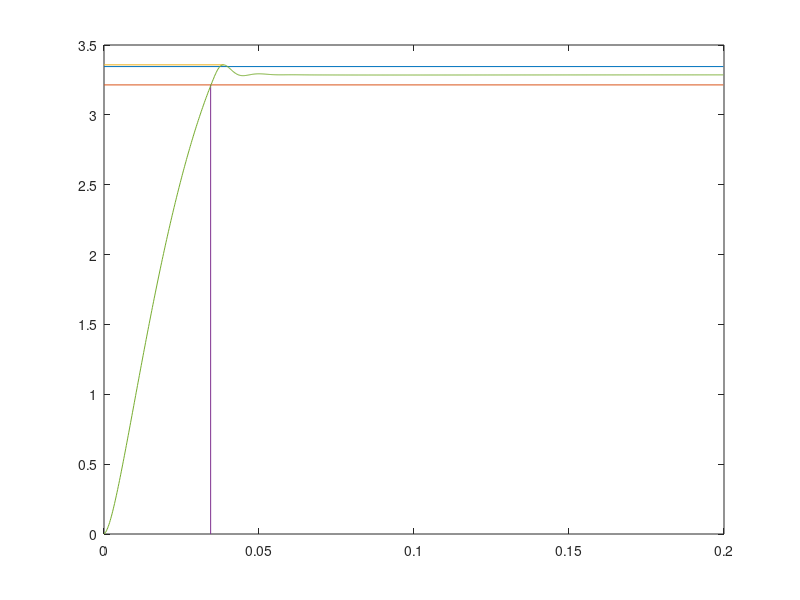

The MATLAB source for this figure:
%-------------object control--------------
%--- a1*D^(1+mu)*I + a0*D^mu*I + I = K ---
clear
% a1 = 0.0090267; % 0.0040267
% a0 = 0.1024334;
% b0 = 1;
% K = 1.1102*4.1/24.4; % 1.1452
% mu = 0.2499;

b0 = 1;

a0 = 0.127090;
a1 = 0.00619252;
K = 0.1927788;
mu = 0.353273;

dt = 0.0002; %0.00035;%0.000008

znam = a1*dt + a0*dt*dt;
hnK = K*dt*dt/znam;
hnA1 = (a1*dt)/znam;
hnB0 = (b0*dt*dt)/znam;

n_point = 1000;

Tmu = 0.001;
kp = 24.4/10;
kdt = 10/4.1;
%regulators
K1 = 27.78720;
K2 = 64.101629;
K3 = 0.001;

perf(n_point) = 0;
stableTime = 0.03;
slope = 8 / stableTime;
for l = 1:n_point
    if (l - 1) * dt <= stableTime
        perf(l) = (l - 1) * dt * slope;
    else
        perf(l) = 8;
    end
end

error = 0;

x(n_point) = 0;
dy(n_point) = 0;
f1(n_point) = 0;
y(n_point) = 0;
fmu1(n_point) = 0;

du_t(n_point) = 0;
u_zt(n_point) = 0;
u1(n_point) = 0;
u2(n_point) = 0;
u3(n_point) = 0;
u_sumR(n_point) = 0;
u_dt(n_point) = 0;
u_in(n_point) = 0;

max_t = 0.0;
flag = 0;

time_in = 0.0;
for i= 1:n_point
    %reference current
    u_zt(i)= 8;
    %summator
    if i==1
        du_t(i) = u_zt(i)-0;
    else
        du_t(i) = u_zt(i)-u_dt(i-1);
    end
    
%     if i==1
%         uf(i)= (0*Tf + 1*du_t(i)*dt)/(Tf+dt);
%     else
%         uf(i)= (uf(i-1)*Tf + 1*du_t(i)*dt)/(Tf+dt);
%     end
    
    %1 proportinal
    if i==1
        u1(i) = K1 * 0;
    else
        u1(i) = K1 * du_t(i);
    end
        
    %2 integration
    if i==1
        u2(i)= 0 + du_t(i)*K2*dt;
    else
        u2(i)= u2(i-1) + du_t(i)*K2*dt;
    end
    
    %3 differentianal
    if i==1
        u3(i)= K3 * (du_t(i) - 0) / dt;
    else
        u3(i)= K3 * (du_t(i) - du_t(i-1)) / dt;
    end
    
    %reg sum
    u_sumR(i) = u1(i) + u2(i) + u3(i);
    
    if u_sumR(i)>10 %#
        u_sumR(i) = 10;
    elseif u_sumR(i)<-10
        u_sumR(i) = -10;
    end
    
    %power converter
%     if i==1
%         u_in(i)= (0*Tmu + kp*u_sumR(i)*dt)/(Tmu+dt);
%     else
%         u_in(i)= (u_in(i-1)*Tmu + kp*u_sumR(i)*dt)/(Tmu+dt);
%     end
    if i==1
        u_in(i)= 0.5*((0*Tmu + kp * u_sumR(i)*dt)/ (Tmu + dt) + (0*(Tmu - dt) + kp * u_sumR(i)*dt)/Tmu);
    else
        u_in(i)= 0.5*((u_in(i-1)*Tmu + kp * u_sumR(i)*dt)/ (Tmu + dt) + (u_in(i-1)*(Tmu - dt) + kp * u_sumR(i)*dt)/Tmu);
    end
%     
%     u_in(i) = kp*u_in(i);
    
    dy(i) = hnK*u_in(i);
    if i > 1
        dy(i) = dy(i) + hnA1*dy(i-1) - hnB0*y(i-1);
    end
    
    f1(i) = dy(i);
    
    fmu1(i) = f1(i)*dt^mu/gamma(1+mu);
    Imu1 = 0;
    for j=1:i
        Imu1 = Imu1 + fmu1(i-j+1)*(j^mu -(j-1)^mu);
    end
    
%     if abs(Imu1) > 10
%         Imu1 = 10*sign(Imu1);
%     end
    %Imu1 = Imu1 + (randi(10)-5)*0.015;
    y(i) = Imu1;
    
    %feedback current
    u_dt(i)= kdt *y(i);
    
    if i > 1 && flag < 1;
        if u_dt(i)>u_dt(i-1)
            max_t = (i-1)*dt;
        else
            flag = 1;
        end
    end
    
    if i > 1
        if u_dt(i) < u_zt(1) - u_zt(1)*0.02;
            time_in = (i-1)*dt;
        end
    end
    
    error = error + (u_dt(i) - perf(i))^2;
end

error = error / n_point
ton = u_zt(1)*0.02;
up_ton = u_zt(1) + ton;
down_ton = u_zt(1) - ton;
maximum = max(u_dt);
up_ton = up_ton / kdt;
down_ton = down_ton / kdt;
maximum = maximum / kdt;
plot([0 (n_point-1)*dt],[up_ton up_ton],[0 (n_point-1)*dt],[down_ton down_ton],[0 max_t],[maximum maximum],[time_in time_in],[0 down_ton],(0:n_point-1)*dt,y)